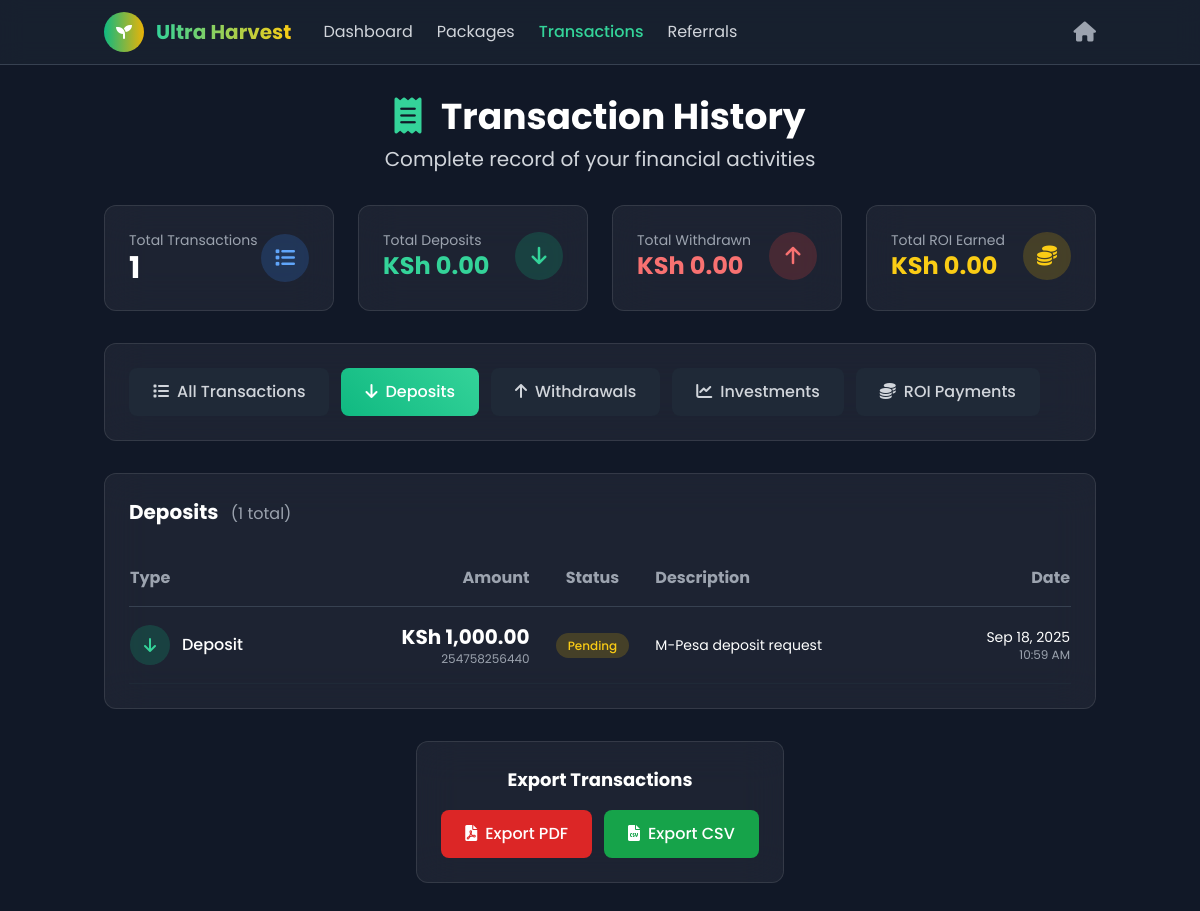
The app's page /user/transactions.php?filter=deposit (signed in) with its own data.
### tables this page shows
CREATE TABLE `transactions` (
  `id` int(11) NOT NULL,
  `user_id` int(11) NOT NULL,
  `type` enum('deposit','withdrawal','roi_payment','referral_commission','package_investment') NOT NULL,
  `amount` decimal(15,2) NOT NULL,
  `status` enum('pending','completed','failed','cancelled') DEFAULT 'pending',
  `mpesa_receipt` varchar(100) DEFAULT NULL,
  `mpesa_request_id` varchar(100) DEFAULT NULL,
  `phone_number` varchar(20) DEFAULT NULL,
  `description` text DEFAULT NULL,
  `admin_notes` text DEFAULT NULL,
  `processed_by` int(11) DEFAULT NULL,
  `created_at` timestamp NULL DEFAULT current_timestamp(),
  `updated_at` timestamp NULL DEFAULT current_timestamp() ON UPDATE current_timestamp()
);

### user/transactions.php (the view, shortened to what the rows shown need)
<?php
require_once '../config/database.php';
$user_id = $_SESSION['user_id'];
$filter = $_GET['filter'] ?? 'all';
$page = max(1, (int)($_GET['page'] ?? 1));
$limit = 20;
$offset = ($page - 1) * $limit;
$where_conditions = ["t.user_id = ?"];
$params = [$user_id];
if ($filter !== 'all') {
    $where_conditions[] = "t.type = ?";
    $params[] = $filter;
}
$where_clause = implode(' AND ', $where_conditions);
$count_sql = "SELECT COUNT(*) as total FROM transactions t WHERE $where_clause";
$stmt = $db->prepare($count_sql);
$stmt->execute($params);
$total_records = $stmt->fetch()['total'];
$sql = "
    SELECT t.*,
           CASE
               WHEN t.type = 'package_investment' THEN p.name
               ELSE NULL
           END as package_name
    FROM transactions t
    LEFT JOIN active_packages ap ON t.id = ap.id AND t.type = 'package_investment'
    LEFT JOIN packages p ON ap.package_id = p.id
    WHERE $where_clause
    ORDER BY t.created_at DESC
    LIMIT $limit OFFSET $offset
";
$stmt = $db->prepare($sql);
$stmt->execute($params);
$transactions = $stmt->fetchAll();
?>
<!DOCTYPE html>
<html lang="en">
<head>
    <script src="https://cdn.tailwindcss.com"></script>
    <link rel="stylesheet" href="https://cdnjs.cloudflare.com/ajax/libs/font-awesome/6.0.0/css/all.min.css">
</head>
<body class="bg-gray-900 text-white min-h-screen">
    <main class="container mx-auto px-4 py-8">
        <div class="text-center mb-8">
            <h1 class="text-4xl font-bold mb-2">
                <i class="fas fa-receipt text-emerald-400 mr-3"></i>
                Transaction History
            </h1>
        </div>
        <section class="glass-card rounded-xl p-6">
            <div class="flex items-center justify-between mb-6">
                <h2 class="text-xl font-bold text-white">
                    <?php
                    $filter_names = [
                        'all' => 'All Transactions',
                        'deposit' => 'Deposits',
                        'withdrawal' => 'Withdrawals',
                        'package_investment' => 'Package Investments',
                        'roi_payment' => 'ROI Payments'
                    ];
                    echo $filter_names[$filter] ?? 'Transactions';
                    ?>
                    <span class="text-gray-400 text-base font-normal ml-2">(<?php echo number_format($total_records); ?> total)</span>
                </h2>
            </div>
            <?php if (empty($transactions)): ?>
                <div class="text-center py-12">
                    <i class="fas fa-inbox text-6xl text-gray-600 mb-4"></i>
                    <h3 class="text-xl font-bold text-gray-400 mb-2">No transactions found</h3>
                    <p class="text-gray-500 mb-6">You haven't made any transactions yet</p>
                    <div class="flex flex-col sm:flex-row gap-3 justify-center">
                        <a href="/user/deposit.php" class="px-6 py-3 bg-emerald-600 hover:bg-emerald-700 text-white rounded-lg font-medium transition">
                            <i class="fas fa-plus mr-2"></i>Make Deposit
                        </a>
                        <a href="/user/packages.php" class="px-6 py-3 bg-yellow-600 hover:bg-yellow-700 text-white rounded-lg font-medium transition">
                            <i class="fas fa-chart-line mr-2"></i>View Packages
                        </a>
                    </div>
                </div>
            <?php else: ?>
                <div class="hidden md:block overflow-x-auto">
                    <table class="w-full">
                        <thead>
                            <tr class="border-b border-gray-700">
                                <th class="text-left py-4 text-gray-400">Type</th>
                                <th class="text-right py-4 text-gray-400">Amount</th>
                                <th class="text-center py-4 text-gray-400">Status</th>
                                <th class="text-left py-4 text-gray-400">Description</th>
                                <th class="text-right py-4 text-gray-400">Date</th>
                            </tr>
                        </thead>
                        <tbody>
                            <?php foreach ($transactions as $transaction): ?>
                            <tr class="border-b border-gray-800 hover:bg-gray-800/30 transition">
                                <td class="py-4">
                                    <div class="flex items-center space-x-3">
                                        <div class="w-10 h-10 rounded-full flex items-center justify-center
                                            <?php
                                            echo match($transaction['type']) {
                                                'deposit' => 'bg-emerald-500/20 text-emerald-400',
                                                'withdrawal' => 'bg-red-500/20 text-red-400',
                                                'roi_payment' => 'bg-yellow-500/20 text-yellow-400',
                                                'package_investment' => 'bg-blue-500/20 text-blue-400',
                                                'referral_commission' => 'bg-purple-500/20 text-purple-400',
                                                default => 'bg-gray-500/20 text-gray-400'
                                            };
                                            ?>">
                                            <i class="fas <?php
                                            echo match($transaction['type']) {
                                                'deposit' => 'fa-arrow-down',
                                                'withdrawal' => 'fa-arrow-up',
                                                'roi_payment' => 'fa-coins',
                                                'package_investment' => 'fa-chart-line',
                                                'referral_commission' => 'fa-users',
                                                default => 'fa-exchange-alt'
                                            };
                                            ?>"></i>
                                        </div>
                                        <span class="font-medium text-white capitalize">
                                            <?php echo str_replace('_', ' ', $transaction['type']); ?>
                                        </span>
                                    </div>
                                </td>
                                <td class="py-4 text-right">
                                    <span class="text-xl font-bold text-white"><?php echo formatMoney($transaction['amount']); ?></span>
                                    <?php if ($transaction['phone_number']): ?>
                                        <div class="text-xs text-gray-400"><?php echo $transaction['phone_number']; ?></div>
                                    <?php endif; ?>
                                </td>
                                <td class="py-4 text-center">
                                    <span class="px-3 py-1 rounded-full text-xs font-medium
                                        <?php
                                        echo match($transaction['status']) {
                                            'completed' => 'bg-emerald-500/20 text-emerald-400',
                                            'pending' => 'bg-yellow-500/20 text-yellow-400',
                                            'failed' => 'bg-red-500/20 text-red-400',
                                            'cancelled' => 'bg-gray-500/20 text-gray-400',
                                            default => 'bg-gray-500/20 text-gray-400'
                                        };
                                        ?>">
                                        <?php echo ucfirst($transaction['status']); ?>
                                    </span>
                                </td>
                                <td class="py-4">
                                    <div class="max-w-xs">
                                        <p class="text-white text-sm"><?php echo htmlspecialchars($transaction['description'] ?? 'N/A'); ?></p>
                                    </div>
                                </td>
                                <td class="py-4 text-right">
                                    <p class="text-white text-sm"><?php echo date('M j, Y', strtotime($transaction['created_at'])); ?></p>
                                    <p class="text-gray-400 text-xs"><?php echo date('g:i A', strtotime($transaction['created_at'])); ?></p>
                                </td>
                            </tr>
                            <?php endforeach; ?>
                        </tbody>
                    </table>
                </div>
            <?php endif; ?>
        </section>
    </main>
</body>
</html>

### records on screen
transactions: type "Deposit", amount "KSh 1,000.00", phone_number "254758256440", status "Pending", description "M-Pesa deposit request", created_at "Sep 18, 2025", created_at "10:59 AM"

### other values on screen
$stats['total_transactions'] "1"
formatMoney($stats['total_deposits']) "KSh 0.00"
formatMoney($stats['total_withdrawals']) "KSh 0.00"
formatMoney($stats['total_roi']) "KSh 0.00"
$filter_names[$filter] "Deposits"
$total_records "1"
